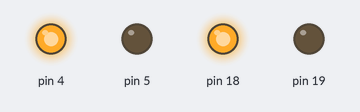
Simulated run of this sketch. Board: Arduino Uno, built with avr-gcc and run on an emulated ATmega328P. Shown: output pins drawn as LEDs (lit = HIGH).

Above: at 2.5 s.
At 8.0 s:
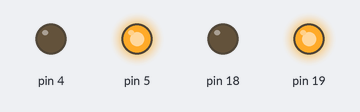
At 9.7 s:
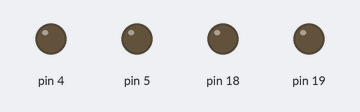
Timing chart, 0 to 14.3 s (numbered marks = the images above):
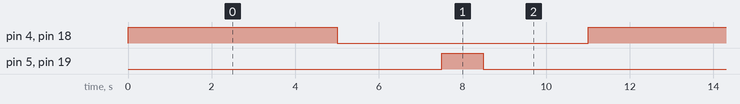

Measured:
- by itself, pin 4, pin 18: alternates HIGH for 5.0 s and LOW for 6.0 s
- by itself, pin 5, pin 19: alternates HIGH for 1.0 s and LOW for 10.0 s
- by itself, everything shown: repeats every 11.0 s, in 4 steps

The sketch:

four_led_pattern.ino
```cpp
void setup() {
  // put your setup code here, to run once:
  pinMode(4,OUTPUT);
  pinMode(5,OUTPUT);
  pinMode(18,OUTPUT);
  pinMode(19,OUTPUT);
}

void loop() {
  // put your main code here, to run repeatedly:
  digitalWrite(4,HIGH);
  digitalWrite(18,HIGH);
  delay(5000);

  digitalWrite(4,LOW);
  digitalWrite(18,LOW);
  delay(2500);

  digitalWrite(5,HIGH);
  digitalWrite(19,HIGH);
  delay(1000);

   digitalWrite(5,LOW);
  digitalWrite(19,LOW);
  delay(2500);
  }
```
